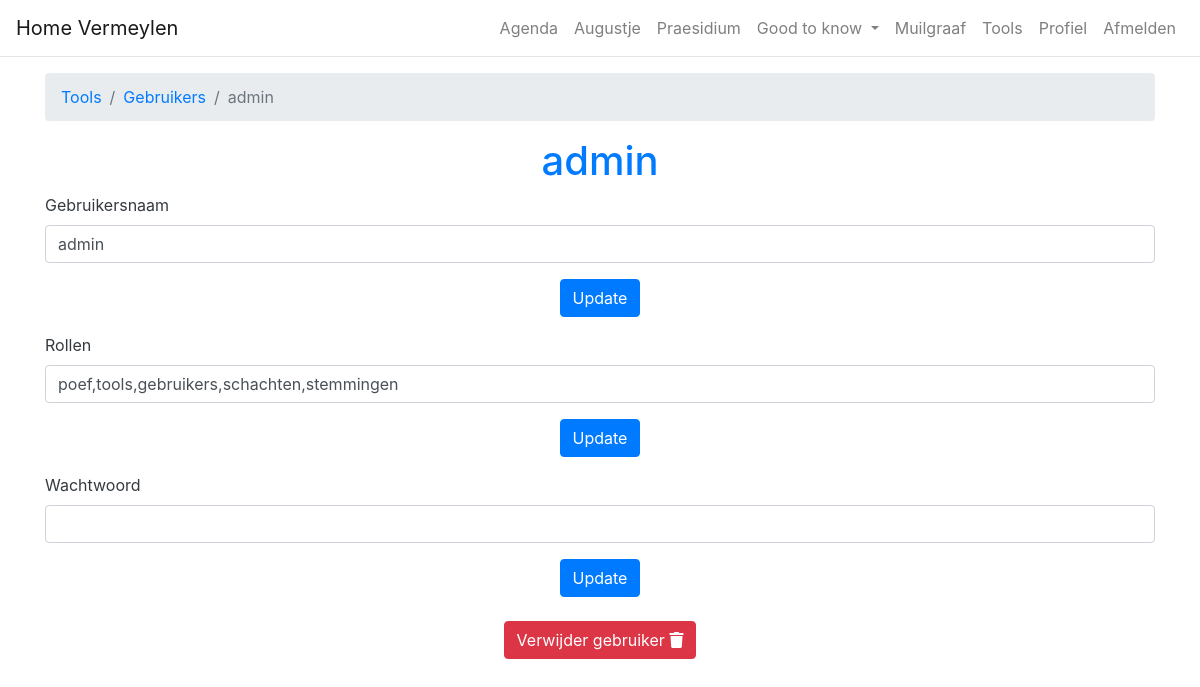
/users/1 (signed in), run on an earlier commit of the app's database.
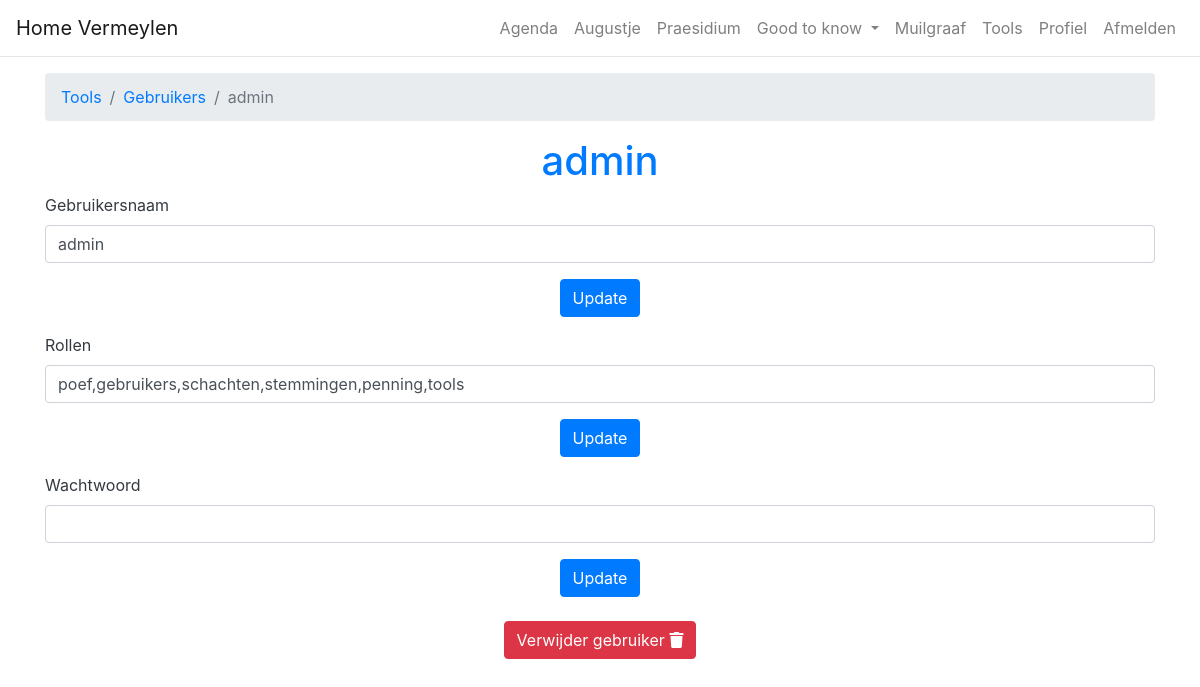
And on a later commit of the database.
### vermeylen/models.py (models this page shows)
class User(db.Model):
    id = db.Column(db.Integer, primary_key=True)
    username = db.Column(db.String(20), unique=True, nullable=False)
    password = db.Column(db.String(60), nullable=False)
    fullname = db.Column(db.String(70), nullable=False)
    roles = db.Column(db.String(), default="")

### vermeylen/routes.py (the view, shortened to what this page needs)
@app.route('/users/<id>', methods=['GET', 'POST'])
@login_required
@requires_one_of_roles("gebruikers")
def users_update(id):
    user = User.query.get_or_404(id)
    usernameform = UserUsernameForm()
    passwordform = UserPasswordForm()
    rolesform = UserRolesForm()
    if passwordform.submitpassword.data and passwordform.validate_on_submit():
        user.password = bcrypt.generate_password_hash(passwordform.password.data).decode('utf-8')
        db.session.commit()
        passwordform.password.data = ''
        flash('Wachtwoord bijgewerkt.',category='primary')
    if rolesform.submitroles.data and rolesform.validate_on_submit():
        user.roles = rolesform.roles.data
        db.session.commit()
        flash('Rollen bijgewerkt.',category='primary')
    usernameform.username.data = user.username
    rolesform.roles.data = user.roles
    return render_template('/users/update.html',user=user,usernameform=usernameform,passwordform=passwordform,rolesform=rolesform)

### vermeylen/forms.py (shortened to what this page needs)
class UserUsernameForm(FlaskForm):
    username = StringField('Gebruikersnaam', validators=[DataRequired(message="Verplicht."), Length(min=2, max=20, message="Een gebruikersnaam moet tussen de 2 en 20 karakters lang zijn.")])
    submitusername = SubmitField('Update')

class UserPasswordForm(FlaskForm):
    password = StringField('Wachtwoord', validators=[DataRequired(message="Verplicht.")])
    submitpassword = SubmitField('Update')

### vermeylen/templates/users/update.html (shortened to what this page needs)
{% extends 'layout.html' %}
{% block content %}
    <div class="container mt-3">
        <nav aria-label="breadcrumb">
            <ol class="breadcrumb">
                <li class="breadcrumb-item"><a href="{{ url_for('tools') }}">Tools</a></li>
                <li class="breadcrumb-item"><a href="{{ url_for('users') }}">Gebruikers</a></li>
                <li class="breadcrumb-item active" aria-current="page">{{ user.username }}</li>
            </ol>
        </nav>
        <h1 class="text-primary text-center">{{ user.fullname }}</h1>
        <form method="POST" action="">
            <div class="form-group">
                {{ usernameform.username.label(class="form-control-label") }}
                {% if usernameform.username.errors %}
                    {{ usernameform.username(class="form-control is-invalid") }}
                    <div class="invalid-feedback">
                        {% for error in usernameform.username.errors %}
                            <span>{{ error }}</span>
                        {% endfor %}
                    </div>
                {% else %}
                    {{ usernameform.username(class="form-control") }}
                {% endif %}
            </div>
            <div class="form-group text-center">
                {{ usernameform.submitusername(class="btn btn-primary") }}
            </div>
        </form>
        <form method="POST" action="">
            <div class="form-group">
                {{ rolesform.roles.label(class="form-control-label") }}
                {% if rolesform.roles.errors %}
                    {{ rolesform.roles(class="form-control is-invalid") }}
                    <div class="invalid-feedback">
                        {% for error in rolesform.roles.errors %}
                            <span>{{ error }}</span>
                        {% endfor %}
                    </div>
                {% else %}
                    {{ rolesform.roles(class="form-control") }}
                {% endif %}
            </div>
            <div class="form-group text-center">
                {{ rolesform.submitroles(class="btn btn-primary") }}
            </div>
        </form>
        <form method="POST" action="">
            <div class="form-group">
                {{ passwordform.password.label(class="form-control-label") }}
                {% if passwordform.password.errors %}
                    {{ passwordform.password(class="form-control is-invalid") }}
                    <div class="invalid-feedback">
                        {% for error in passwordform.password.errors %}
                            <span>{{ error }}</span>
                        {% endfor %}
                    </div>
                {% else %}
                    {{ passwordform.password(class="form-control") }}
                {% endif %}
            </div>
            <div class="form-group text-center">
                {{ passwordform.submitpassword(class="btn btn-primary") }}
            </div>
        </form>
        <div class="row justify-content-center my-4">
            <form method="POST" action="/user/{{user.id}}/delete">
                <button type="submit" class="btn btn-danger">Verwijder gebruiker <i class="fas fa-trash"></i></button>
            </form>
        </div>
    </div>
{% endblock %}

What changed in the data, as far as the page shows it:
changed User "admin": roles "poef,tools,gebruikers,schachten,stemmingen" → "poef,gebruikers,schachten,stemmingen,penning,tools"
